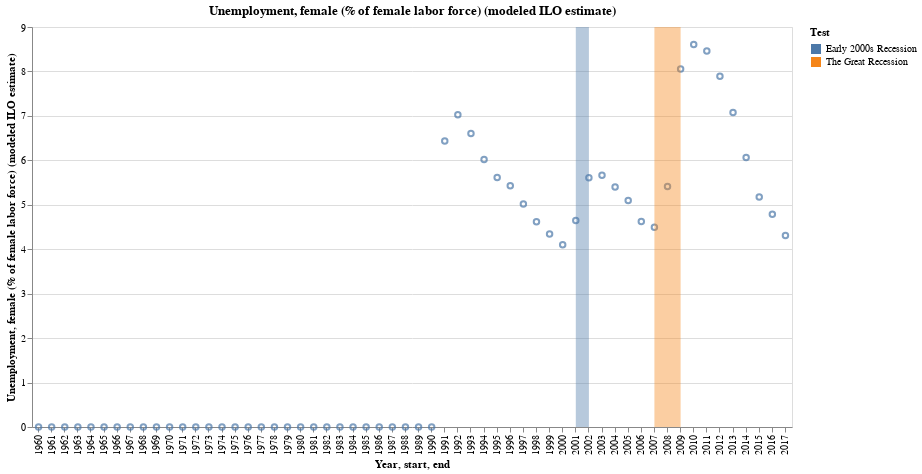

Write notebook code for a chart like this one.
### Code cell
#df_temp = df_usa.copy()
#df_temp['ptemp'] = df_temp['Patent applications, residents'].diff()

col = list(df_usa.columns[3:])

#15, 16
#22, 23. 24, 25. 
#27
#34, 35
#41, 42. 43, 44
cur = col[41]
temp = alt.Chart(df_usa).mark_point().encode(
    x='Year:O',
    y=cur,
    #color='Third Dim',
    #tooltip=['Item1', 'Item2', 'Item3', 'Item4']
).properties(
    title=cur,
    width=760,
    height=400
)#.interactive()
temp + highlight
